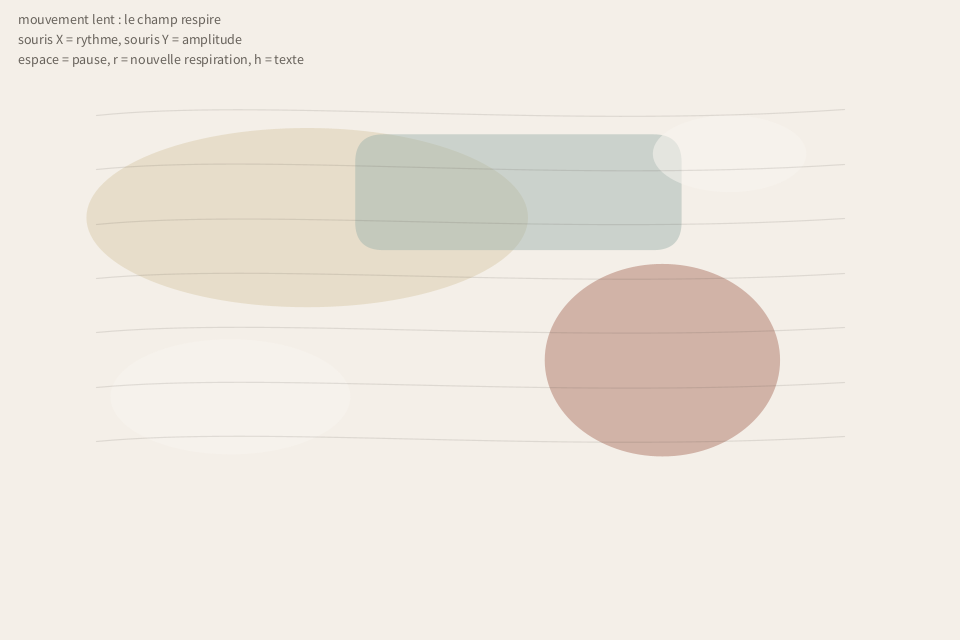
Frame 1 (no input)
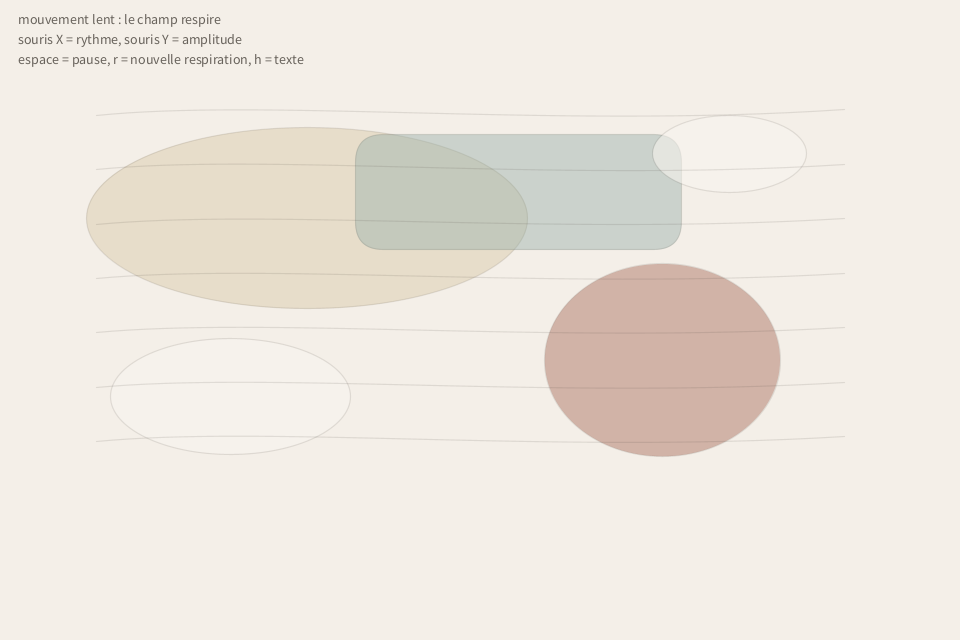
Frame 60 (the mouse pressed at the canvas centre just before this capture)
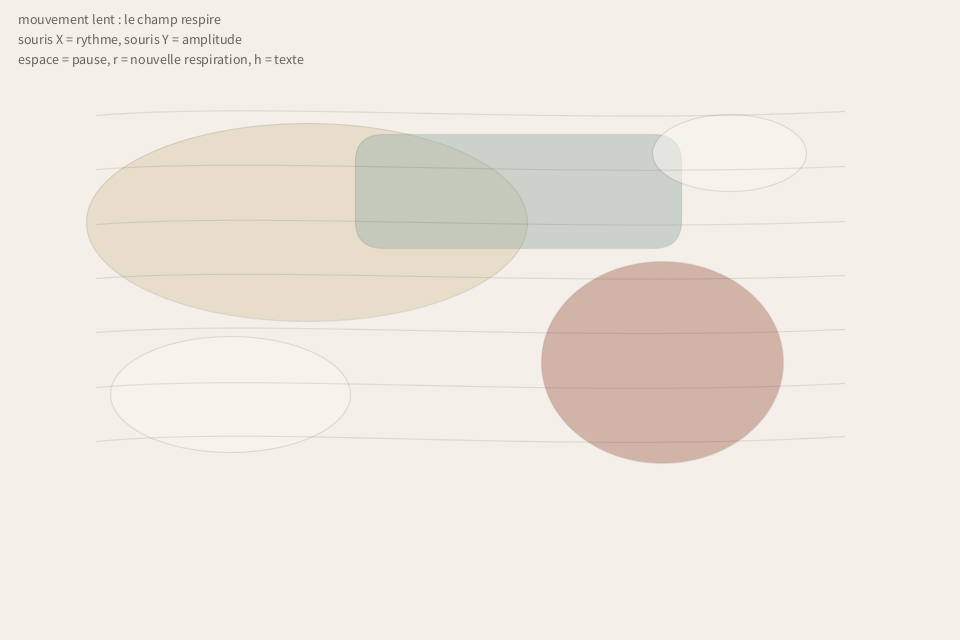
Frame 120 (the mouse held since frame 60 and released just before this capture)

The Processing sketch that drew these frames (run headless with seeded random() and noise(); from frame 60 on, the mouse is pressed at the canvas centre):

// Processing sketch: 01_breathing_painting
// ── 01_breathing_painting.pde
// 01_breathing_painting
// Un champ abstrait respire lentement.
// La position de la souris change le rythme (X) et l'amplitude (Y).

boolean breathingPaused = false;
boolean breathingShowText = true;
float breathingPhase = 0.0;
float breathingSeed = 120.0;

void settings() {
  size(960, 640);
  smooth(8);
}

void setup() {
  frameRate(60);
  rectMode(CENTER);
  noStroke();
}

void draw() {
  background(244, 239, 232);

  if (!breathingPaused) {
    breathingPhase += map(mouseX, 0, width, 0.0035, 0.015);
  }

  float amplitude = map(mouseY, 0, height, 10, 44);
  float slowWave = sin(breathingPhase);
  float secondWave = sin(breathingPhase * 0.6 + 1.7);
  float thirdWave = sin(breathingPhase * 0.36 + 3.0);

  // Grand voile pale.
  fill(224, 211, 186, 165);
  ellipse(width * 0.32, height * 0.34 + slowWave * amplitude * 0.25, width * 0.46, height * 0.28 + slowWave * amplitude);

  // Masse plus dense qui respire moins vite.
  fill(172, 112, 97, 122);
  ellipse(width * 0.69, height * 0.56 + secondWave * amplitude * 0.18, width * 0.24 + secondWave * amplitude * 0.5, height * 0.29 + secondWave * amplitude * 0.7);

  // Champ vert gris plus diffus.
  fill(156, 177, 170, 118);
  rect(width * 0.54, height * 0.3 + thirdWave * amplitude * 0.16, width * 0.34, height * 0.18 + thirdWave * amplitude * 0.45, 28);

  // Rehauts clairs.
  fill(248, 244, 238, 140);
  ellipse(width * 0.24, height * 0.62 - slowWave * amplitude * 0.12, width * 0.25, height * 0.18);
  ellipse(width * 0.76, height * 0.24 + thirdWave * amplitude * 0.1, width * 0.16, height * 0.12);

  stroke(77, 70, 62, 34);
  strokeWeight(1.2);
  noFill();
  for (int i = 0; i < 7; i++) {
    float y = height * 0.18 + i * height * 0.085;
    float offset = sin(breathingPhase + i * 0.35) * amplitude * 0.2;
    bezier(width * 0.1, y, width * 0.28, y - 18 + offset, width * 0.58, y + 14 - offset, width * 0.88, y - 6 + offset * 0.6);
  }

  if (breathingShowText) {
    fill(45, 39, 32, 180);
    textSize(14);
    text("mouvement lent : le champ respire", 18, 24);
    text("souris X = rythme, souris Y = amplitude", 18, 44);
    text("espace = pause, r = nouvelle respiration, h = texte", 18, 64);
  }
}

void keyPressed() {
  if (key == ' ') {
    breathingPaused = !breathingPaused;
  } else if (key == 'r' || key == 'R') {
    breathingPhase = random(TWO_PI);
    breathingSeed = random(1000);
  } else if (key == 'h' || key == 'H') {
    breathingShowText = !breathingShowText;
  }
}
